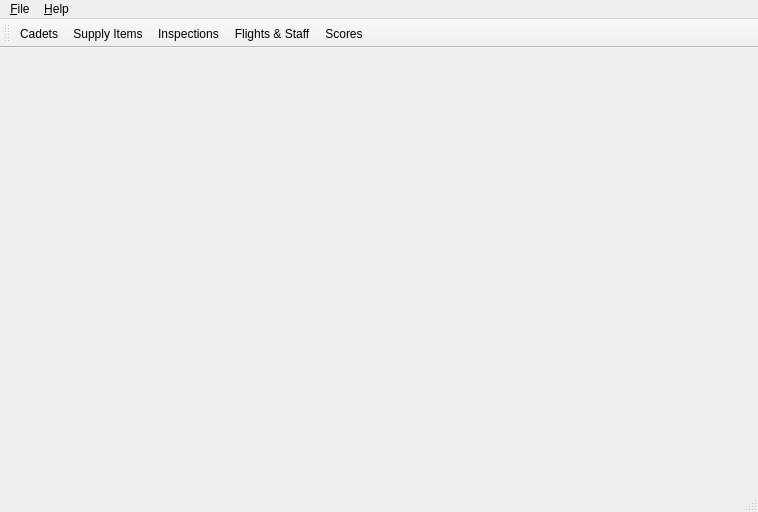
<?xml version="1.0" encoding="UTF-8"?>
<ui version="4.0">
 <class>MainWindow</class>
 <widget class="QMainWindow" name="MainWindow">
  <property name="geometry">
   <rect>
    <x>0</x>
    <y>0</y>
    <width>758</width>
    <height>512</height>
   </rect>
  </property>
  <property name="sizePolicy">
   <sizepolicy hsizetype="Expanding" vsizetype="Expanding">
    <horstretch>0</horstretch>
    <verstretch>0</verstretch>
   </sizepolicy>
  </property>
  <property name="windowTitle">
   <string>Manager</string>
  </property>
  <property name="windowIcon">
   <iconset resource="Resources.qrc">
    <normaloff>:/imgs/squadron-logo</normaloff>:/imgs/squadron-logo</iconset>
  </property>
  <widget class="QWidget" name="centralWidget">
   <property name="enabled">
    <bool>true</bool>
   </property>
   <layout class="QVBoxLayout" name="verticalLayout">
    <item>
     <widget class="QStackedWidget" name="stackedWidget">
      <property name="currentIndex">
       <number>0</number>
      </property>
      <widget class="QWidget" name="logoPage">
       <layout class="QVBoxLayout" name="verticalLayout_2">
        <item>
         <widget class="QLabel" name="logoPic">
          <property name="text">
           <string/>
          </property>
          <property name="pixmap">
           <pixmap resource="Resources.qrc">:/imgs/squadron-logo</pixmap>
          </property>
          <property name="scaledContents">
           <bool>false</bool>
          </property>
          <property name="alignment">
           <set>Qt::AlignCenter</set>
          </property>
          <property name="margin">
           <number>0</number>
          </property>
         </widget>
        </item>
       </layout>
      </widget>
      <widget class="QWidget" name="editorPage">
       <layout class="QGridLayout" name="gridLayout">
        <item row="0" column="0">
         <widget class="QLineEdit" name="searchEdit">
          <property name="frame">
           <bool>true</bool>
          </property>
          <property name="placeholderText">
           <string>Search...</string>
          </property>
         </widget>
        </item>
        <item row="1" column="0" colspan="5">
         <widget class="QTableView" name="editorView">
          <property name="editTriggers">
           <set>QAbstractItemView::NoEditTriggers</set>
          </property>
         </widget>
        </item>
        <item row="2" column="0" colspan="2">
         <spacer name="horizontalSpacer">
          <property name="orientation">
           <enum>Qt::Horizontal</enum>
          </property>
          <property name="sizeType">
           <enum>QSizePolicy::Preferred</enum>
          </property>
          <property name="sizeHint" stdset="0">
           <size>
            <width>40</width>
            <height>20</height>
           </size>
          </property>
         </spacer>
        </item>
        <item row="2" column="4">
         <widget class="QPushButton" name="editorNew">
          <property name="sizePolicy">
           <sizepolicy hsizetype="Preferred" vsizetype="Fixed">
            <horstretch>0</horstretch>
            <verstretch>0</verstretch>
           </sizepolicy>
          </property>
          <property name="minimumSize">
           <size>
            <width>96</width>
            <height>0</height>
           </size>
          </property>
          <property name="maximumSize">
           <size>
            <width>96</width>
            <height>16777215</height>
           </size>
          </property>
          <property name="layoutDirection">
           <enum>Qt::LeftToRight</enum>
          </property>
          <property name="text">
           <string>&amp;New</string>
          </property>
          <property name="checkable">
           <bool>false</bool>
          </property>
          <property name="checked">
           <bool>false</bool>
          </property>
          <property name="flat">
           <bool>false</bool>
          </property>
         </widget>
        </item>
        <item row="2" column="2">
         <widget class="QPushButton" name="editorDelete">
          <property name="minimumSize">
           <size>
            <width>96</width>
            <height>0</height>
           </size>
          </property>
          <property name="maximumSize">
           <size>
            <width>96</width>
            <height>16777215</height>
           </size>
          </property>
          <property name="text">
           <string>&amp;Delete</string>
          </property>
          <property name="shortcut">
           <string>Del</string>
          </property>
         </widget>
        </item>
        <item row="2" column="3">
         <widget class="QPushButton" name="editorEdit">
          <property name="minimumSize">
           <size>
            <width>96</width>
            <height>0</height>
           </size>
          </property>
          <property name="maximumSize">
           <size>
            <width>96</width>
            <height>16777215</height>
           </size>
          </property>
          <property name="text">
           <string>&amp;Edit</string>
          </property>
         </widget>
        </item>
        <item row="0" column="1">
         <widget class="QPushButton" name="searchButton">
          <property name="sizePolicy">
           <sizepolicy hsizetype="MinimumExpanding" vsizetype="Fixed">
            <horstretch>0</horstretch>
            <verstretch>0</verstretch>
           </sizepolicy>
          </property>
          <property name="minimumSize">
           <size>
            <width>32</width>
            <height>0</height>
           </size>
          </property>
          <property name="maximumSize">
           <size>
            <width>64</width>
            <height>16777215</height>
           </size>
          </property>
          <property name="text">
           <string/>
          </property>
          <property name="icon">
           <iconset>
            <normaloff>:/imgs/imgs/search.png</normaloff>:/imgs/imgs/search.png</iconset>
          </property>
          <property name="iconSize">
           <size>
            <width>32</width>
            <height>32</height>
           </size>
          </property>
         </widget>
        </item>
       </layout>
      </widget>
      <widget class="QWidget" name="supplyPage">
       <layout class="QGridLayout" name="gridLayout_2"/>
      </widget>
      <widget class="QWidget" name="inspectionsPage">
       <layout class="QVBoxLayout" name="verticalLayout_5">
        <item>
         <widget class="QLabel" name="label_3">
          <property name="text">
           <string>Inspections</string>
          </property>
         </widget>
        </item>
       </layout>
      </widget>
      <widget class="QWidget" name="flightsPage">
       <layout class="QVBoxLayout" name="verticalLayout_4">
        <item>
         <widget class="QLabel" name="label_4">
          <property name="text">
           <string>Flights &amp; Staff</string>
          </property>
         </widget>
        </item>
       </layout>
      </widget>
     </widget>
    </item>
   </layout>
  </widget>
  <widget class="QMenuBar" name="menubar">
   <property name="geometry">
    <rect>
     <x>0</x>
     <y>0</y>
     <width>758</width>
     <height>21</height>
    </rect>
   </property>
   <widget class="QMenu" name="menu_Save">
    <property name="title">
     <string>&amp;File</string>
    </property>
    <addaction name="action_Save"/>
    <addaction name="actionSave_as"/>
    <addaction name="action_Load"/>
   </widget>
   <widget class="QMenu" name="menuHelp">
    <property name="title">
     <string>&amp;Help</string>
    </property>
    <addaction name="action_About"/>
    <addaction name="actionAbout_Qt"/>
   </widget>
   <addaction name="menu_Save"/>
   <addaction name="menuHelp"/>
  </widget>
  <widget class="QToolBar" name="toolBar">
   <property name="windowTitle">
    <string>toolBar</string>
   </property>
   <attribute name="toolBarArea">
    <enum>TopToolBarArea</enum>
   </attribute>
   <attribute name="toolBarBreak">
    <bool>false</bool>
   </attribute>
   <addaction name="actionCadets"/>
   <addaction name="actionSupply"/>
   <addaction name="actionInspections"/>
   <addaction name="actionFlights_Staff"/>
   <addaction name="actionScores"/>
  </widget>
  <widget class="QStatusBar" name="statusBar"/>
  <action name="action_Save">
   <property name="text">
    <string>&amp;Save</string>
   </property>
   <property name="shortcut">
    <string>Ctrl+S</string>
   </property>
  </action>
  <action name="action_Load">
   <property name="text">
    <string>&amp;Open</string>
   </property>
   <property name="shortcut">
    <string>Ctrl+O</string>
   </property>
  </action>
  <action name="actionCadets">
   <property name="text">
    <string>Cadets</string>
   </property>
   <property name="toolTip">
    <string>(F1) View and manage Cadets and Senior Members</string>
   </property>
   <property name="shortcut">
    <string>F1</string>
   </property>
  </action>
  <action name="actionSupply">
   <property name="text">
    <string>Supply Items</string>
   </property>
   <property name="toolTip">
    <string>(F2) View and manage squadron supply items</string>
   </property>
   <property name="shortcut">
    <string>F2</string>
   </property>
  </action>
  <action name="actionInspections">
   <property name="text">
    <string>Inspections</string>
   </property>
   <property name="toolTip">
    <string>(F3) Look at inspection entries</string>
   </property>
   <property name="shortcut">
    <string>F3</string>
   </property>
  </action>
  <action name="actionFlights_Staff">
   <property name="text">
    <string>Flights &amp;&amp; Staff</string>
   </property>
   <property name="toolTip">
    <string>(F4) Manage flights and their structure</string>
   </property>
   <property name="shortcut">
    <string>F4</string>
   </property>
  </action>
  <action name="action_About">
   <property name="text">
    <string>&amp;About</string>
   </property>
  </action>
  <action name="actionAbout_Qt">
   <property name="text">
    <string>About &amp;Qt</string>
   </property>
  </action>
  <action name="actionScores">
   <property name="text">
    <string>Scores</string>
   </property>
   <property name="toolTip">
    <string>(F5) Scores</string>
   </property>
   <property name="shortcut">
    <string>F5</string>
   </property>
  </action>
  <action name="actionSave_as">
   <property name="text">
    <string>Save &amp;as...</string>
   </property>
   <property name="shortcut">
    <string>Ctrl+Shift+S</string>
   </property>
  </action>
 </widget>
 <resources>
  <include location="Resources.qrc"/>
 </resources>
 <connections/>
</ui>
